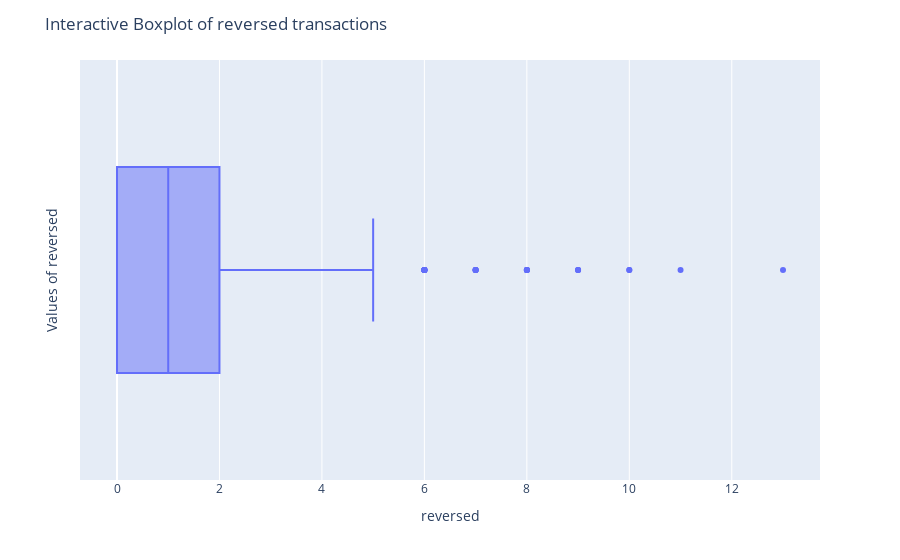

Notebook code cell kept with this figure:
### Markdown cell above
**Failed transactions 2 --> Upper fence = 0**

### Code cell
# Create an interactive boxplot using Plotly Express with 'denied' as the x-axis and hover data for 'denied'
fig = px.box(transactions_2, x='reversed', hover_data=['denied'])

# Chart layout settings
fig.update_layout(
    title="Interactive Boxplot of reversed transactions",
    yaxis_title="Values of reversed"
)

# Display the interactive chart
fig.show()

### Figure 1 — Plotly figure (JSON) as saved in the notebook; plotly's stock layout.template omitted (floating-point values rounded to 4 significant figures; data arrays with more than 128 entries replaced by an {"elided": "..."} marker saying what was removed)
{"data": [{"alignmentgroup": "True", "customdata": {"elided": "1319x1 int values"}, "hovertemplate": "reversed=%{x}<br>denied=%{customdata[0]}<extra></extra>", "legendgroup": "", "marker": {"color": "#636efa"}, "name": "", "notched": false, "offsetgroup": "", "orientation": "h", "showlegend": false, "type": "box", "x": {"elided": "1319 int values"}, "x0": " ", "xaxis": "x", "y0": " ", "yaxis": "y"}], "layout": {"boxmode": "group", "legend": {"tracegroupgap": 0}, "margin": {"t": 60}, "title": {"text": "Interactive Boxplot of reversed transactions"}, "xaxis": {"anchor": "y", "domain": [0, 1], "title": {"text": "reversed"}}, "yaxis": {"anchor": "x", "domain": [0, 1], "title": {"text": "Values of reversed"}}}}
